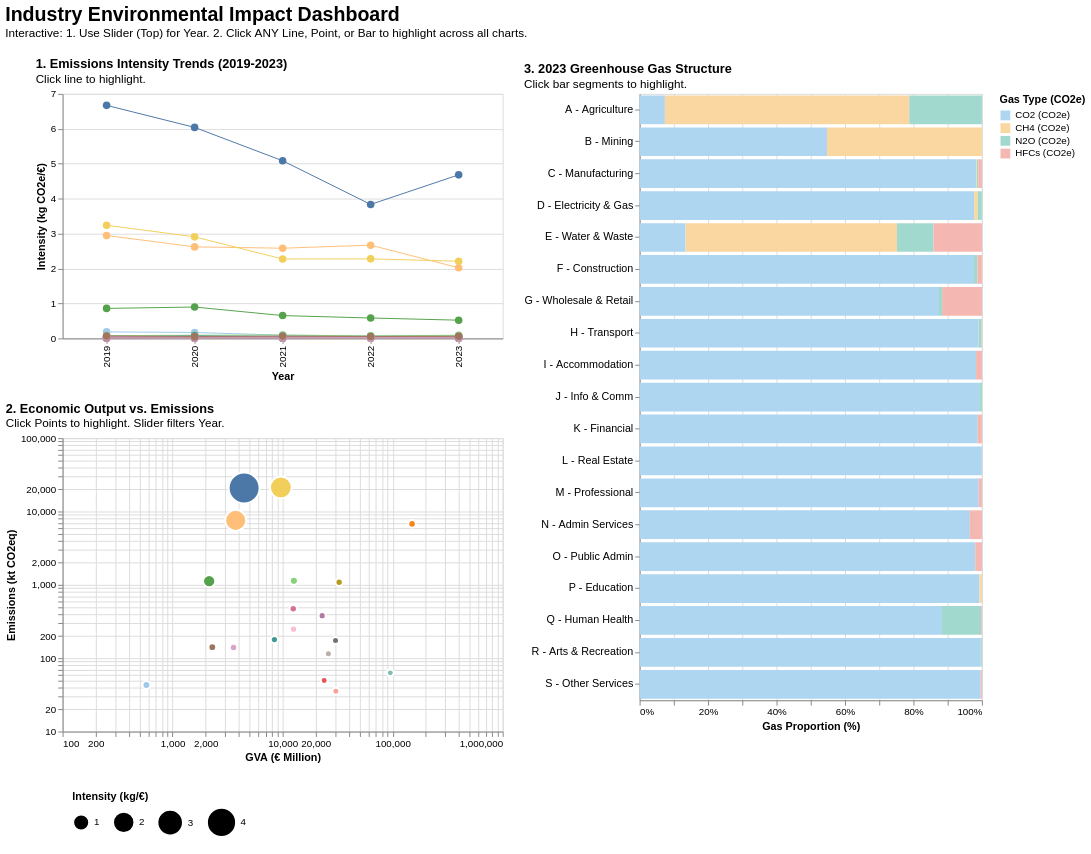

Here is the Vega-Lite specification saved for this chart:
### Vega-Lite specification from a JSON file in a GitHub repository (floating-point values rounded to 4 significant figures)
{"$schema": "https://vega.github.io/schema/vega-lite/v5.json", "title": {"text": "Industry Environmental Impact Dashboard", "subtitle": "Interactive: 1. Use Slider (Top) for Year. 2. Click ANY Line, Point, or Bar to highlight across all charts.", "fontSize": 20, "anchor": "start", "offset": 20}, "width": 700, "height": 600, "resolve": {"scale": {"color": "independent"}, "legend": {"color": "independent"}}, "params": [{"name": "year_param", "value": 2023, "bind": {"input": "range", "min": 2019, "max": 2023, "step": 1, "name": "Select Year: "}}, {"name": "sector_select", "select": {"type": "point", "fields": ["sector_short"], "on": "click", "toggle": "true"}, "views": ["view_trend", "view_scatter", "view_bar"]}], "hconcat": [{"vconcat": [{"name": "view_trend", "title": {"text": "1. Emissions Intensity Trends (2019-2023)", "subtitle": "Click line to highlight.", "anchor": "start"}, "width": 450, "height": 250, "data": {"values": [{"year": 2019, "sector_short": "A - Agriculture", "emissions_intensity": 6.672}, {"year": 2019, "sector_short": "B - Mining", "emissions_intensity": 0.1866}, {"year": 2019, "sector_short": "C - Manufacturing", "emissions_intensity": 0.0629}, {"year": 2019, "sector_short": "D - Electricity & Gas", "emissions_intensity": 2.946}, {"year": 2019, "sector_short": "E - Water & Waste", "emissions_intensity": 0.8585}, {"year": 2019, "sector_short": "F - Construction", "emissions_intensity": 0.0776}, {"year": 2019, "sector_short": "G - Wholesale & Retail", "emissions_intensity": 0.0371}, {"year": 2019, "sector_short": "H - Transport", "emissions_intensity": 3.24}, {"year": 2019, "sector_short": "I - Accommodation", "emissions_intensity": 0.0402}, {"year": 2019, "sector_short": "J - Info & Comm", "emissions_intensity": 0.0024}, {"year": 2019, "sector_short": "K - Financial", "emissions_intensity": 0.0023}, {"year": 2019, "sector_short": "L - Real Estate", "emissions_intensity": 0.0011}, {"year": 2019, "sector_short": "M - Professional", "emissions_intensity": 0.0102}, {"year": 2019, "sector_short": "N - Admin Services", "emissions_intensity": 0.0066}, {"year": 2019, "sector_short": "O - Public Admin", "emissions_intensity": 0.05}, {"year": 2019, "sector_short": "P - Education", "emissions_intensity": 0.0233}, {"year": 2019, "sector_short": "Q - Human Health", "emissions_intensity": 0.018}, {"year": 2019, "sector_short": "R - Arts & Recreation", "emissions_intensity": 0.0462}, {"year": 2019, "sector_short": "S - Other Services", "emissions_intensity": 0.0695}, {"year": 2020, "sector_short": "A - Agriculture", "emissions_intensity": 6.041}, {"year": 2020, "sector_short": "B - Mining", "emissions_intensity": 0.1692}, {"year": 2020, "sector_short": "C - Manufacturing", "emissions_intensity": 0.0557}, {"year": 2020, "sector_short": "D - Electricity & Gas", "emissions_intensity": 2.62}, {"year": 2020, "sector_short": "E - Water & Waste", "emissions_intensity": 0.8975}, {"year": 2020, "sector_short": "F - Construction", "emissions_intensity": 0.0912}, {"year": 2020, "sector_short": "G - Wholesale & Retail", "emissions_intensity": 0.0341}, {"year": 2020, "sector_short": "H - Transport", "emissions_intensity": 2.907}, {"year": 2020, "sector_short": "I - Accommodation", "emissions_intensity": 0.0728}, {"year": 2020, "sector_short": "J - Info & Comm", "emissions_intensity": 0.0024}, {"year": 2020, "sector_short": "K - Financial", "emissions_intensity": 0.0036}, {"year": 2020, "sector_short": "L - Real Estate", "emissions_intensity": 0.001}, {"year": 2020, "sector_short": "M - Professional", "emissions_intensity": 0.011}, {"year": 2020, "sector_short": "N - Admin Services", "emissions_intensity": 0.0061}, {"year": 2020, "sector_short": "O - Public Admin", "emissions_intensity": 0.0474}, {"year": 2020, "sector_short": "P - Education", "emissions_intensity": 0.0204}, {"year": 2020, "sector_short": "Q - Human Health", "emissions_intensity": 0.0187}, {"year": 2020, "sector_short": "R - Arts & Recreation", "emissions_intensity": 0.0464}, {"year": 2020, "sector_short": "S - Other Services", "emissions_intensity": 0.0552}, {"year": 2021, "sector_short": "A - Agriculture", "emissions_intensity": 5.085}, {"year": 2021, "sector_short": "B - Mining", "emissions_intensity": 0.092}, {"year": 2021, "sector_short": "C - Manufacturing", "emissions_intensity": 0.0489}, {"year": 2021, "sector_short": "D - Electricity & Gas", "emissions_intensity": 2.582}, {"year": 2021, "sector_short": "E - Water & Waste", "emissions_intensity": 0.653}, {"year": 2021, "sector_short": "F - Construction", "emissions_intensity": 0.0941}, {"year": 2021, "sector_short": "G - Wholesale & Retail", "emissions_intensity": 0.0347}, {"year": 2021, "sector_short": "H - Transport", "emissions_intensity": 2.273}, {"year": 2021, "sector_short": "I - Accommodation", "emissions_intensity": 0.0483}, {"year": 2021, "sector_short": "J - Info & Comm", "emissions_intensity": 0.002}, {"year": 2021, "sector_short": "K - Financial", "emissions_intensity": 0.0024}, {"year": 2021, "sector_short": "L - Real Estate", "emissions_intensity": 0.0011}, {"year": 2021, "sector_short": "M - Professional", "emissions_intensity": 0.0074}, {"year": 2021, "sector_short": "N - Admin Services", "emissions_intensity": 0.0053}, {"year": 2021, "sector_short": "O - Public Admin", "emissions_intensity": 0.0432}, {"year": 2021, "sector_short": "P - Education", "emissions_intensity": 0.0224}, {"year": 2021, "sector_short": "Q - Human Health", "emissions_intensity": 0.0191}, {"year": 2021, "sector_short": "R - Arts & Recreation", "emissions_intensity": 0.0393}, {"year": 2021, "sector_short": "S - Other Services", "emissions_intensity": 0.0655}, {"year": 2022, "sector_short": "A - Agriculture", "emissions_intensity": 3.835}, {"year": 2022, "sector_short": "B - Mining", "emissions_intensity": 0.0713}, {"year": 2022, "sector_short": "C - Manufacturing", "emissions_intensity": 0.0373}, {"year": 2022, "sector_short": "D - Electricity & Gas", "emissions_intensity": 2.669}, {"year": 2022, "sector_short": "E - Water & Waste", "emissions_intensity": 0.5833}, {"year": 2022, "sector_short": "F - Construction", "emissions_intensity": 0.0717}, {"year": 2022, "sector_short": "G - Wholesale & Retail", "emissions_intensity": 0.0379}, {"year": 2022, "sector_short": "H - Transport", "emissions_intensity": 2.277}, {"year": 2022, "sector_short": "I - Accommodation", "emissions_intensity": 0.0233}, {"year": 2022, "sector_short": "J - Info & Comm", "emissions_intensity": 0.0013}, {"year": 2022, "sector_short": "K - Financial", "emissions_intensity": 0.0032}, {"year": 2022, "sector_short": "L - Real Estate", "emissions_intensity": 0.0014}, {"year": 2022, "sector_short": "M - Professional", "emissions_intensity": 0.0083}, {"year": 2022, "sector_short": "N - Admin Services", "emissions_intensity": 0.0048}, {"year": 2022, "sector_short": "O - Public Admin", "emissions_intensity": 0.0422}, {"year": 2022, "sector_short": "P - Education", "emissions_intensity": 0.0223}, {"year": 2022, "sector_short": "Q - Human Health", "emissions_intensity": 0.0185}, {"year": 2022, "sector_short": "R - Arts & Recreation", "emissions_intensity": 0.0329}, {"year": 2022, "sector_short": "S - Other Services", "emissions_intensity": 0.0551}, {"year": 2023, "sector_short": "A - Agriculture", "emissions_intensity": 4.682}, {"year": 2023, "sector_short": "B - Mining", "emissions_intensity": 0.0745}, {"year": 2023, "sector_short": "C - Manufacturing", "emissions_intensity": 0.0452}, {"year": 2023, "sector_short": "D - Electricity & Gas", "emissions_intensity": 2.022}, {"year": 2023, "sector_short": "E - Water & Waste", "emissions_intensity": 0.5214}, {"year": 2023, "sector_short": "F - Construction", "emissions_intensity": 0.0896}, {"year": 2023, "sector_short": "G - Wholesale & Retail", "emissions_intensity": 0.0333}, {"year": 2023, "sector_short": "H - Transport", "emissions_intensity": 2.208}, {"year": 2023, "sector_short": "I - Accommodation", "emissions_intensity": 0.0213}, {"year": 2023, "sector_short": "J - Info & Comm", "emissions_intensity": 0.0007}, {"year": 2023, "sector_short": "K - Financial", "emissions_intensity": 0.0021}, {"year": 2023, "sector_short": "L - Real Estate", "emissions_intensity": 0.0012}, {"year": 2023, "sector_short": "M - Professional", "emissions_intensity": 0.0058}, {"year": 2023, "sector_short": "N - Admin Services", "emissions_intensity": 0.0044}, {"year": 2023, "sector_short": "O - Public Admin", "emissions_intensity": 0.0379}, {"year": 2023, "sector_short": "P - Education", "emissions_intensity": 0.0198}, {"year": 2023, "sector_short": "Q - Human Health", "emissions_intensity": 0.0166}, {"year": 2023, "sector_short": "R - Arts & Recreation", "emissions_intensity": 0.0391}, {"year": 2023, "sector_short": "S - Other Services", "emissions_intensity": 0.0616}]}, "mark": {"type": "line", "point": {"filled": true, "size": 60}}, "encoding": {"x": {"field": "year", "type": "ordinal", "title": "Year"}, "y": {"field": "emissions_intensity", "type": "quantitative", "title": "Intensity (kg CO2e/€)"}, "color": {"field": "sector_short", "type": "nominal", "title": "Industry", "scale": {"scheme": "tableau20"}}, "opacity": {"condition": {"param": "sector_select", "empty": true, "value": 1}, "value": 0.1}, "strokeWidth": {"condition": {"param": "sector_select", "empty": false, "value": 3}, "value": 1}, "tooltip": [{"field": "sector_short", "title": "Industry"}, {"field": "year", "title": "Year"}, {"field": "emissions_intensity", "title": "Intensity", "format": ".4f"}]}}, {"name": "view_scatter", "title": {"text": "2. Economic Output vs. Emissions", "subtitle": "Click Points to highlight. Slider filters Year.", "anchor": "start"}, "width": 450, "height": 300, "data": {"values": [{"year": 2019, "sector_short": "A - Agriculture", "emissions_total": 21430.0, "gva_total": 3212, "emissions_intensity": 6.672}, {"year": 2019, "sector_short": "B - Mining", "emissions_total": 94.04, "gva_total": 504, "emissions_intensity": 0.1866}, {"year": 2019, "sector_short": "C - Manufacturing", "emissions_total": 7308.0, "gva_total": 116147, "emissions_intensity": 0.0629}, {"year": 2019, "sector_short": "D - Electricity & Gas", "emissions_total": 8931.0, "gva_total": 3032, "emissions_intensity": 2.946}, {"year": 2019, "sector_short": "E - Water & Waste", "emissions_total": 1261.0, "gva_total": 1469, "emissions_intensity": 0.8585}, {"year": 2019, "sector_short": "F - Construction", "emissions_total": 734.5, "gva_total": 9461, "emissions_intensity": 0.0776}, {"year": 2019, "sector_short": "G - Wholesale & Retail", "emissions_total": 918.5, "gva_total": 24734, "emissions_intensity": 0.0371}, {"year": 2019, "sector_short": "H - Transport", "emissions_total": 23080.0, "gva_total": 7125, "emissions_intensity": 3.24}, {"year": 2019, "sector_short": "I - Accommodation", "emissions_total": 229.4, "gva_total": 5710, "emissions_intensity": 0.0402}, {"year": 2019, "sector_short": "J - Info & Comm", "emissions_total": 124.1, "gva_total": 51171, "emissions_intensity": 0.0024}, {"year": 2019, "sector_short": "K - Financial", "emissions_total": 38.98, "gva_total": 17039, "emissions_intensity": 0.0023}, {"year": 2019, "sector_short": "L - Real Estate", "emissions_total": 22.39, "gva_total": 20317, "emissions_intensity": 0.0011}, {"year": 2019, "sector_short": "M - Professional", "emissions_total": 184.3, "gva_total": 18060, "emissions_intensity": 0.0102}, {"year": 2019, "sector_short": "N - Admin Services", "emissions_total": 159.7, "gva_total": 24270, "emissions_intensity": 0.0066}, {"year": 2019, "sector_short": "O - Public Admin", "emissions_total": 480.5, "gva_total": 9614, "emissions_intensity": 0.05}, {"year": 2019, "sector_short": "P - Education", "emissions_total": 235.0, "gva_total": 10069, "emissions_intensity": 0.0233}, {"year": 2019, "sector_short": "Q - Human Health", "emissions_total": 293.0, "gva_total": 16278, "emissions_intensity": 0.018}, {"year": 2019, "sector_short": "R - Arts & Recreation", "emissions_total": 124.1, "gva_total": 2686, "emissions_intensity": 0.0462}, {"year": 2019, "sector_short": "S - Other Services", "emissions_total": 129.3, "gva_total": 1860, "emissions_intensity": 0.0695}, {"year": 2020, "sector_short": "A - Agriculture", "emissions_total": 21690.0, "gva_total": 3591, "emissions_intensity": 6.041}, {"year": 2020, "sector_short": "B - Mining", "emissions_total": 54.31, "gva_total": 321, "emissions_intensity": 0.1692}, {"year": 2020, "sector_short": "C - Manufacturing", "emissions_total": 7205.0, "gva_total": 129248, "emissions_intensity": 0.0557}, {"year": 2020, "sector_short": "D - Electricity & Gas", "emissions_total": 8276.0, "gva_total": 3159, "emissions_intensity": 2.62}, {"year": 2020, "sector_short": "E - Water & Waste", "emissions_total": 1246.0, "gva_total": 1388, "emissions_intensity": 0.8975}, {"year": 2020, "sector_short": "F - Construction", "emissions_total": 796.0, "gva_total": 8726, "emissions_intensity": 0.0912}, {"year": 2020, "sector_short": "G - Wholesale & Retail", "emissions_total": 893.1, "gva_total": 26217, "emissions_intensity": 0.0341}, {"year": 2020, "sector_short": "H - Transport", "emissions_total": 10860.0, "gva_total": 3737, "emissions_intensity": 2.907}, {"year": 2020, "sector_short": "I - Accommodation", "emissions_total": 206.9, "gva_total": 2841, "emissions_intensity": 0.0728}, {"year": 2020, "sector_short": "J - Info & Comm", "emissions_total": 143.4, "gva_total": 60896, "emissions_intensity": 0.0024}, {"year": 2020, "sector_short": "K - Financial", "emissions_total": 58.32, "gva_total": 16007, "emissions_intensity": 0.0036}, {"year": 2020, "sector_short": "L - Real Estate", "emissions_total": 20.7, "gva_total": 20371, "emissions_intensity": 0.001}, {"year": 2020, "sector_short": "M - Professional", "emissions_total": 237.8, "gva_total": 21642, "emissions_intensity": 0.011}, {"year": 2020, "sector_short": "N - Admin Services", "emissions_total": 129.1, "gva_total": 21241, "emissions_intensity": 0.0061}, {"year": 2020, "sector_short": "O - Public Admin", "emissions_total": 480.9, "gva_total": 10145, "emissions_intensity": 0.0474}, {"year": 2020, "sector_short": "P - Education", "emissions_total": 208.0, "gva_total": 10174, "emissions_intensity": 0.0204}, {"year": 2020, "sector_short": "Q - Human Health", "emissions_total": 309.5, "gva_total": 16530, "emissions_intensity": 0.0187}, {"year": 2020, "sector_short": "R - Arts & Recreation", "emissions_total": 99.52, "gva_total": 2144, "emissions_intensity": 0.0464}, {"year": 2020, "sector_short": "S - Other Services", "emissions_total": 82.98, "gva_total": 1502, "emissions_intensity": 0.0552}, {"year": 2021, "sector_short": "A - Agriculture", "emissions_total": 22100.0, "gva_total": 4345, "emissions_intensity": 5.085}, {"year": 2021, "sector_short": "B - Mining", "emissions_total": 41.6, "gva_total": 452, "emissions_intensity": 0.092}, {"year": 2021, "sector_short": "C - Manufacturing", "emissions_total": 7597.0, "gva_total": 155322, "emissions_intensity": 0.0489}, {"year": 2021, "sector_short": "D - Electricity & Gas", "emissions_total": 9823.0, "gva_total": 3805, "emissions_intensity": 2.582}, {"year": 2021, "sector_short": "E - Water & Waste", "emissions_total": 1137.0, "gva_total": 1742, "emissions_intensity": 0.653}, {"year": 2021, "sector_short": "F - Construction", "emissions_total": 960.8, "gva_total": 10208, "emissions_intensity": 0.0941}, {"year": 2021, "sector_short": "G - Wholesale & Retail", "emissions_total": 992.9, "gva_total": 28648, "emissions_intensity": 0.0347}, {"year": 2021, "sector_short": "H - Transport", "emissions_total": 11170.0, "gva_total": 4912, "emissions_intensity": 2.273}, {"year": 2021, "sector_short": "I - Accommodation", "emissions_total": 186.6, "gva_total": 3861, "emissions_intensity": 0.0483}, {"year": 2021, "sector_short": "J - Info & Comm", "emissions_total": 155.7, "gva_total": 78878, "emissions_intensity": 0.002}, {"year": 2021, "sector_short": "K - Financial", "emissions_total": 49.68, "gva_total": 20365, "emissions_intensity": 0.0024}, {"year": 2021, "sector_short": "L - Real Estate", "emissions_total": 24.37, "gva_total": 22258, "emissions_intensity": 0.0011}, {"year": 2021, "sector_short": "M - Professional", "emissions_total": 180.6, "gva_total": 24390, "emissions_intensity": 0.0074}, {"year": 2021, "sector_short": "N - Admin Services", "emissions_total": 109.3, "gva_total": 20607, "emissions_intensity": 0.0053}, {"year": 2021, "sector_short": "O - Public Admin", "emissions_total": 465.2, "gva_total": 10772, "emissions_intensity": 0.0432}, {"year": 2021, "sector_short": "P - Education", "emissions_total": 243.1, "gva_total": 10839, "emissions_intensity": 0.0224}, {"year": 2021, "sector_short": "Q - Human Health", "emissions_total": 351.0, "gva_total": 18414, "emissions_intensity": 0.0191}, {"year": 2021, "sector_short": "R - Arts & Recreation", "emissions_total": 101.3, "gva_total": 2580, "emissions_intensity": 0.0393}, {"year": 2021, "sector_short": "S - Other Services", "emissions_total": 107.5, "gva_total": 1640, "emissions_intensity": 0.0655}, {"year": 2022, "sector_short": "A - Agriculture", "emissions_total": 21950.0, "gva_total": 5724, "emissions_intensity": 3.835}, {"year": 2022, "sector_short": "B - Mining", "emissions_total": 41.27, "gva_total": 579, "emissions_intensity": 0.0713}, {"year": 2022, "sector_short": "C - Manufacturing", "emissions_total": 7220.0, "gva_total": 193511, "emissions_intensity": 0.0373}, {"year": 2022, "sector_short": "D - Electricity & Gas", "emissions_total": 9650.0, "gva_total": 3616, "emissions_intensity": 2.669}, {"year": 2022, "sector_short": "E - Water & Waste", "emissions_total": 1145.0, "gva_total": 1963, "emissions_intensity": 0.5833}, {"year": 2022, "sector_short": "F - Construction", "emissions_total": 878.5, "gva_total": 12257, "emissions_intensity": 0.0717}, {"year": 2022, "sector_short": "G - Wholesale & Retail", "emissions_total": 1234.0, "gva_total": 32539, "emissions_intensity": 0.0379}, {"year": 2022, "sector_short": "H - Transport", "emissions_total": 19210.0, "gva_total": 8436, "emissions_intensity": 2.277}, {"year": 2022, "sector_short": "I - Accommodation", "emissions_total": 163.7, "gva_total": 7016, "emissions_intensity": 0.0233}, {"year": 2022, "sector_short": "J - Info & Comm", "emissions_total": 108.5, "gva_total": 86809, "emissions_intensity": 0.0013}, {"year": 2022, "sector_short": "K - Financial", "emissions_total": 56.46, "gva_total": 17558, "emissions_intensity": 0.0032}, {"year": 2022, "sector_short": "L - Real Estate", "emissions_total": 35.0, "gva_total": 25573, "emissions_intensity": 0.0014}, {"year": 2022, "sector_short": "M - Professional", "emissions_total": 238.7, "gva_total": 28619, "emissions_intensity": 0.0083}, {"year": 2022, "sector_short": "N - Admin Services", "emissions_total": 114.1, "gva_total": 23891, "emissions_intensity": 0.0048}, {"year": 2022, "sector_short": "O - Public Admin", "emissions_total": 491.7, "gva_total": 11646, "emissions_intensity": 0.0422}, {"year": 2022, "sector_short": "P - Education", "emissions_total": 259.7, "gva_total": 11644, "emissions_intensity": 0.0223}, {"year": 2022, "sector_short": "Q - Human Health", "emissions_total": 374.9, "gva_total": 20234, "emissions_intensity": 0.0185}, {"year": 2022, "sector_short": "R - Arts & Recreation", "emissions_total": 110.3, "gva_total": 3347, "emissions_intensity": 0.0329}, {"year": 2022, "sector_short": "S - Other Services", "emissions_total": 125.7, "gva_total": 2283, "emissions_intensity": 0.0551}, {"year": 2023, "sector_short": "A - Agriculture", "emissions_total": 20910.0, "gva_total": 4466, "emissions_intensity": 4.682}, {"year": 2023, "sector_short": "B - Mining", "emissions_total": 43.03, "gva_total": 578, "emissions_intensity": 0.0745}, {"year": 2023, "sector_short": "C - Manufacturing", "emissions_total": 6779.0, "gva_total": 150120, "emissions_intensity": 0.0452}, {"year": 2023, "sector_short": "D - Electricity & Gas", "emissions_total": 7566.0, "gva_total": 3742, "emissions_intensity": 2.022}, {"year": 2023, "sector_short": "E - Water & Waste", "emissions_total": 1120.0, "gva_total": 2149, "emissions_intensity": 0.5214}, {"year": 2023, "sector_short": "F - Construction", "emissions_total": 1134.0, "gva_total": 12655, "emissions_intensity": 0.0896}, {"year": 2023, "sector_short": "G - Wholesale & Retail", "emissions_total": 1086.0, "gva_total": 32633, "emissions_intensity": 0.0333}, {"year": 2023, "sector_short": "H - Transport", "emissions_total": 21290.0, "gva_total": 9638, "emissions_intensity": 2.208}, {"year": 2023, "sector_short": "I - Accommodation", "emissions_total": 179.2, "gva_total": 8414, "emissions_intensity": 0.0213}, {"year": 2023, "sector_short": "J - Info & Comm", "emissions_total": 63.09, "gva_total": 95098, "emissions_intensity": 0.0007}, {"year": 2023, "sector_short": "K - Financial", "emissions_total": 49.75, "gva_total": 23862, "emissions_intensity": 0.0021}, {"year": 2023, "sector_short": "L - Real Estate", "emissions_total": 35.43, "gva_total": 30466, "emissions_intensity": 0.0012}, {"year": 2023, "sector_short": "M - Professional", "emissions_total": 174.3, "gva_total": 30252, "emissions_intensity": 0.0058}, {"year": 2023, "sector_short": "N - Admin Services", "emissions_total": 115.3, "gva_total": 26057, "emissions_intensity": 0.0044}, {"year": 2023, "sector_short": "O - Public Admin", "emissions_total": 472.8, "gva_total": 12482, "emissions_intensity": 0.0379}, {"year": 2023, "sector_short": "P - Education", "emissions_total": 248.9, "gva_total": 12550, "emissions_intensity": 0.0198}, {"year": 2023, "sector_short": "Q - Human Health", "emissions_total": 379.5, "gva_total": 22870, "emissions_intensity": 0.0166}, {"year": 2023, "sector_short": "R - Arts & Recreation", "emissions_total": 139.7, "gva_total": 3575, "emissions_intensity": 0.0391}, {"year": 2023, "sector_short": "S - Other Services", "emissions_total": 141.4, "gva_total": 2295, "emissions_intensity": 0.0616}]}, "transform": [{"filter": "datum.year == year_param"}], "mark": {"type": "circle", "opacity": 0.8, "stroke": "white"}, "encoding": {"x": {"field": "gva_total", "type": "quantitative", "title": "GVA (€ Million)", "scale": {"type": "log"}}, "y": {"field": "emissions_total", "type": "quantitative", "title": "Emissions (kt CO2eq)", "scale": {"type": "log"}}, "size": {"field": "emissions_intensity", "type": "quantitative", "title": "Intensity (kg/€)", "scale": {"range": [50, 1000]}, "legend": {"orient": "bottom", "direction": "horizontal", "title": "Intensity (kg/€)", "values": [1, 2, 3, 4], "padding": 10}}, "color": {"field": "sector_short", "type": "nominal", "scale": {"scheme": "tableau20"}, "legend": null}, "opacity": {"condition": {"param": "sector_select", "empty": true, "value": 1}, "value": 0.1}, "tooltip": [{"field": "sector_short", "title": "Industry"}, {"field": "gva_total", "title": "GVA", "format": ","}, {"field": "emissions_total", "title": "Emissions", "format": ","}]}}]}, {"name": "view_bar", "title": {"text": "3. 2023 Greenhouse Gas Structure", "subtitle": "Click bar segments to highlight.", "anchor": "start"}, "width": 350, "height": 620, "data": {"values": [{"sector_short": "A - Agriculture", "gas_type": "CO2", "value": 1541}, {"sector_short": "A - Agriculture", "gas_type": "Methane (CH4)", "value": 14929}, {"sector_short": "A - Agriculture", "gas_type": "Nitrous Oxide (N2O)", "value": 4434}, {"sector_short": "B - Mining", "gas_type": "CO2", "value": 23}, {"sector_short": "B - Mining", "gas_type": "Methane (CH4)", "value": 19}, {"sector_short": "C - Manufacturing", "gas_type": "CO2", "value": 6622}, {"sector_short": "C - Manufacturing", "gas_type": "Methane (CH4)", "value": 15}, {"sector_short": "C - Manufacturing", "gas_type": "Nitrous Oxide (N2O)", "value": 29}, {"sector_short": "C - Manufacturing", "gas_type": "F-Gases", "value": 70}, {"sector_short": "D - Electricity & Gas", "gas_type": "CO2", "value": 7391}, {"sector_short": "D - Electricity & Gas", "gas_type": "Methane (CH4)", "value": 80}, {"sector_short": "D - Electricity & Gas", "gas_type": "Nitrous Oxide (N2O)", "value": 91}, {"sector_short": "E - Water & Waste", "gas_type": "CO2", "value": 150}, {"sector_short": "E - Water & Waste", "gas_type": "Methane (CH4)", "value": 690}, {"sector_short": "E - Water & Waste", "gas_type": "Nitrous Oxide (N2O)", "value": 119}, {"sector_short": "E - Water & Waste", "gas_type": "F-Gases", "value": 158}, {"sector_short": "F - Construction", "gas_type": "CO2", "value": 1106}, {"sector_short": "F - Construction", "gas_type": "Nitrous Oxide (N2O)", "value": 11}, {"sector_short": "F - Construction", "gas_type": "F-Gases", "value": 15}, {"sector_short": "G - Wholesale & Retail", "gas_type": "CO2", "value": 949}, {"sector_short": "G - Wholesale & Retail", "gas_type": "F-Gases", "value": 126}, {"sector_short": "G - Wholesale & Retail", "gas_type": "Nitrous Oxide (N2O)", "value": 10}, {"sector_short": "H - Transport", "gas_type": "CO2", "value": 21086}, {"sector_short": "H - Transport", "gas_type": "Methane (CH4)", "value": 11}, {"sector_short": "H - Transport", "gas_type": "Nitrous Oxide (N2O)", "value": 170}, {"sector_short": "H - Transport", "gas_type": "F-Gases", "value": 17}, {"sector_short": "I - Accommodation", "gas_type": "CO2", "value": 173}, {"sector_short": "I - Accommodation", "gas_type": "F-Gases", "value": 3}, {"sector_short": "J - Info & Comm", "gas_type": "CO2", "value": 62}, {"sector_short": "J - Info & Comm", "gas_type": "Nitrous Oxide (N2O)", "value": 0.5}, {"sector_short": "K - Financial", "gas_type": "CO2", "value": 48}, {"sector_short": "K - Financial", "gas_type": "F-Gases", "value": 0.6}, {"sector_short": "L - Real Estate", "gas_type": "CO2", "value": 34}, {"sector_short": "M - Professional", "gas_type": "CO2", "value": 170}, {"sector_short": "M - Professional", "gas_type": "F-Gases", "value": 1.6}, {"sector_short": "N - Admin Services", "gas_type": "CO2", "value": 109}, {"sector_short": "N - Admin Services", "gas_type": "F-Gases", "value": 4}, {"sector_short": "O - Public Admin", "gas_type": "CO2", "value": 455}, {"sector_short": "O - Public Admin", "gas_type": "F-Gases", "value": 9}, {"sector_short": "P - Education", "gas_type": "CO2", "value": 246}, {"sector_short": "P - Education", "gas_type": "Methane (CH4)", "value": 1.8}, {"sector_short": "Q - Human Health", "gas_type": "CO2", "value": 333}, {"sector_short": "Q - Human Health", "gas_type": "Nitrous Oxide (N2O)", "value": 43}, {"sector_short": "Q - Human Health", "gas_type": "F-Gases", "value": 0.9}, {"sector_short": "R - Arts & Recreation", "gas_type": "CO2", "value": 138}, {"sector_short": "R - Arts & Recreation", "gas_type": "Nitrous Oxide (N2O)", "value": 0.5}, {"sector_short": "S - Other Services", "gas_type": "CO2", "value": 139}, {"sector_short": "S - Other Services", "gas_type": "F-Gases", "value": 0.5}]}, "transform": [{"calculate": "datum.gas_type === 'CO2' ? 'CO2 (CO2e)' : datum.gas_type === 'Methane (CH4)' ? 'CH4 (CO2e)' : datum.gas_type === 'Nitrous Oxide (N2O)' ? 'N2O (CO2e)' : 'HFCs (CO2e)'", "as": "gas_label"}, {"calculate": "datum.gas_type === 'CO2' ? 0 : datum.gas_type === 'Methane (CH4)' ? 1 : datum.gas_type === 'Nitrous Oxide (N2O)' ? 2 : 3", "as": "stack_order"}, {"joinaggregate": [{"op": "sum", "field": "value", "as": "sector_total"}], "groupby": ["sector_short"]}, {"calculate": "(datum.value / datum.sector_total) * 100", "as": "percentage"}], "mark": "bar", "encoding": {"y": {"field": "sector_short", "type": "nominal", "title": null, "axis": {"labelFontSize": 11, "labelLimit": 300}}, "x": {"field": "value", "type": "quantitative", "title": "Gas Proportion (%)", "stack": "normalize"}, "color": {"field": "gas_label", "type": "nominal", "title": "Gas Type", "scale": {"domain": ["CO2 (CO2e)", "CH4 (CO2e)", "N2O (CO2e)", "HFCs (CO2e)"], "range": ["#AED6F1", "#FAD7A0", "#A2D9CE", "#F5B7B1"]}, "legend": {"orient": "right", "title": "Gas Type (CO2e)"}}, "order": {"field": "stack_order", "type": "quantitative"}, "opacity": {"condition": {"param": "sector_select", "empty": true, "value": 1}, "value": 0.1}, "tooltip": [{"field": "sector_short", "title": "Sector"}, {"field": "gas_label", "title": "Gas"}, {"field": "percentage", "title": "Share %", "format": ".1f"}]}}], "config": {}}
